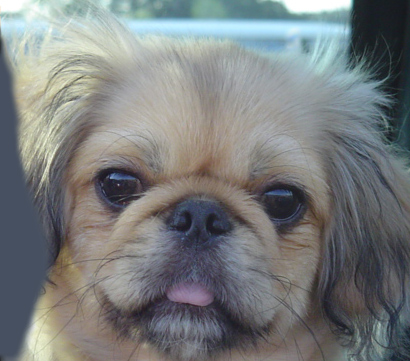
#> input picture dog.jpg, 410 x 361 px
$ python hybrid_img.py   (older library calls are emulated)
#> lines starting #> are read from the running program, lines starting #| are printed output that depends on the picture
#> further down, img1 is the input picture: shape (361, 410, 3); mean B, G, R 125, 124.5, 121.2
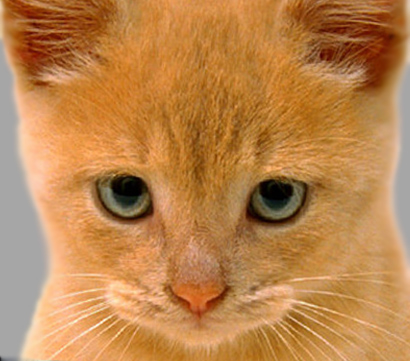
#> input picture cat.jpg, 410 x 361 px
#> further down, img2 is the input picture: shape (361, 410, 3); mean B, G, R 77.1, 132.5, 188.2
### conv_img.py
# -*- coding: utf-8 -*-
"""
Created on Thu Jan 17 21:37:02 2019

@author: Yang Xu
"""

import numpy as np

##output image has the same resolution as the input image.
def conv(img,kernal):

    n,m,d=img.shape
#> n = 361; m = 410; d = 3
    a,b=kernal.shape
#> a = 29; b = 29

    pad1 = int((a-1)/2)
#> pad1 = 14
    pad2 = int((b-1)/2)
#> pad2 = 14

    pixel = np.zeros((n+(a-1),m+(b-1),d))
    for i in range(d):

        pixel[pad1:pad1+n,pad2:pad2+m,i] = img[:,:,i]
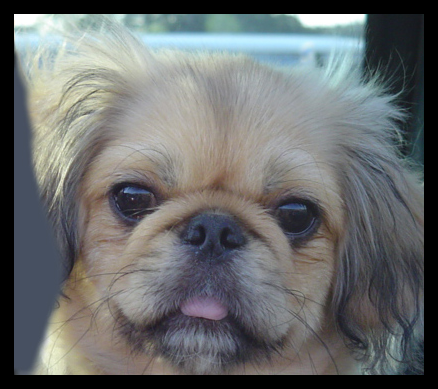
#> pixel: shape (389, 438, 3) float64; mean B, G, R 108.6, 108.1, 105.3

    smooth_img=np.zeros((n,m,d))

    for k in range(d):
        for i in range(n):
            for j in range(m):

                smooth_img[i,j,k]=np.multiply(kernal,pixel[i:i+pad1*2+1,j:j+pad2*2+1,k]).sum()
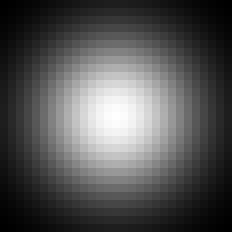
#> kernal: shape (29, 29) float64 (shown 8 times larger); min 6.43e-05, max 0.00351, mean 0.00119; drawn with min black and max white
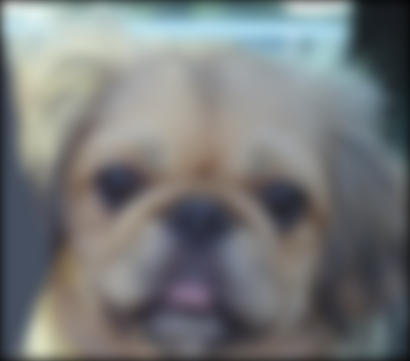
#> smooth_img: shape (361, 410, 3) float64; mean B, G, R 121.9, 121.4, 118.4

    smooth_img=smooth_img.astype(np.uint8)

    return smooth_img

def sharpening(img,kernal,scale_factor):

    smooth_img=conv(img,kernal)
#> after the loop in conv (call 2), `for i in range(d):`:
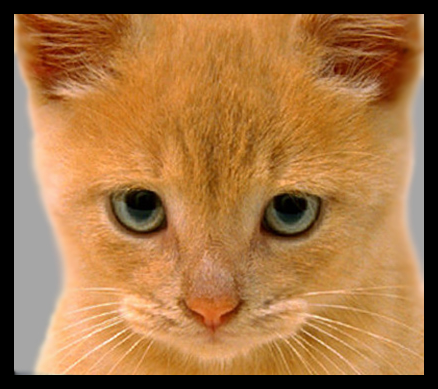
#> pixel: shape (389, 438, 3) float64; mean B, G, R 67, 115.1, 163.5
#> after the loop in conv (call 2), `for k in range(d):`:
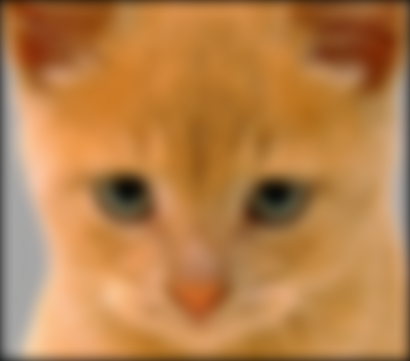
#> smooth_img: shape (361, 410, 3) float64; mean B, G, R 74.3, 128.6, 183.3

    sharpen_img= img-scale_factor*smooth_img
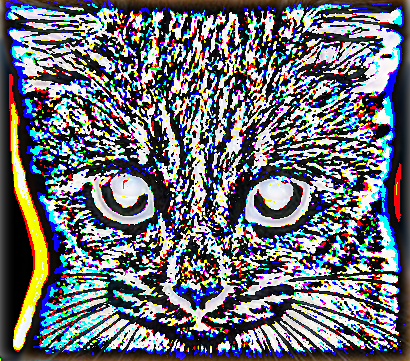
#> sharpen_img: shape (361, 410, 3); mean B, G, R 116.7, 109.3, 106.5

    sharpen_img=sharpen_img.astype(np.uint8)

    return sharpen_img

def supposing(smooth_img,sharpen_img,ratio=(0.95,0.05)):

#> called with ratio = (0.95, 0.05)
    r1=ratio[0]
    r2=ratio[1]

    supposed_img=smooth_img*r1+sharpen_img*r2

    supposed_img=supposed_img.astype(np.uint8)

    return supposed_img

### gaussin_filter.py
# -*- coding: utf-8 -*-
"""
Created on Thu Jan 17 21:35:09 2019

@author: Yang Xu
"""

import numpy as np

def gaussin_kernal(size=(29,29),sigma=7):
    x, y =size[0],size[1]
    x, y = np.mgrid[-(x//2):(x//2)+1, -(y//2):(y//2)+1]
    g = np.exp(-((x/sigma)**2+(y/sigma)**2)/2)
    return g/g.sum()

### hybrid_img.py
# -*- coding: utf-8 -*-
"""
Created on Thu Jan 17 21:52:29 2019

@author: Yang Xu
"""

import numpy as np
import cv2

import gaussin_filter as gf
import conv_img as conv

img1 = cv2.imread('dog.jpg')
img2 = cv2.imread('cat.jpg')

gk = gf.gaussin_kernal()

smoothed_img = conv.conv(img1,gk)
sharpened_img= conv.sharpening(img2,gk,1)
hybrid_img=conv.supposing(smoothed_img,sharpened_img,ratio=(0.95,0.05))

cv2.namedWindow('image')
cv2.imshow('image',hybrid_img)
cv2.waitKey()

import scipy.misc
scipy.misc.imsave('hybrid.jpg', hybrid_img)
